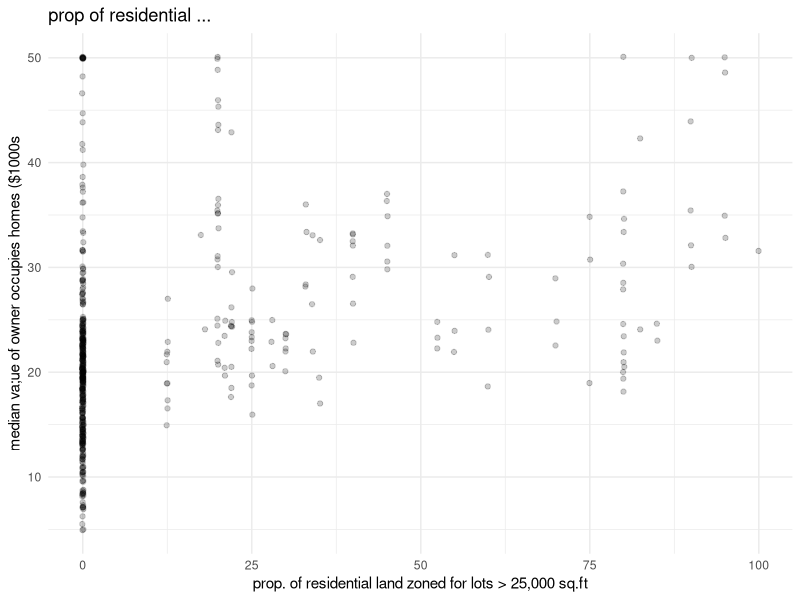
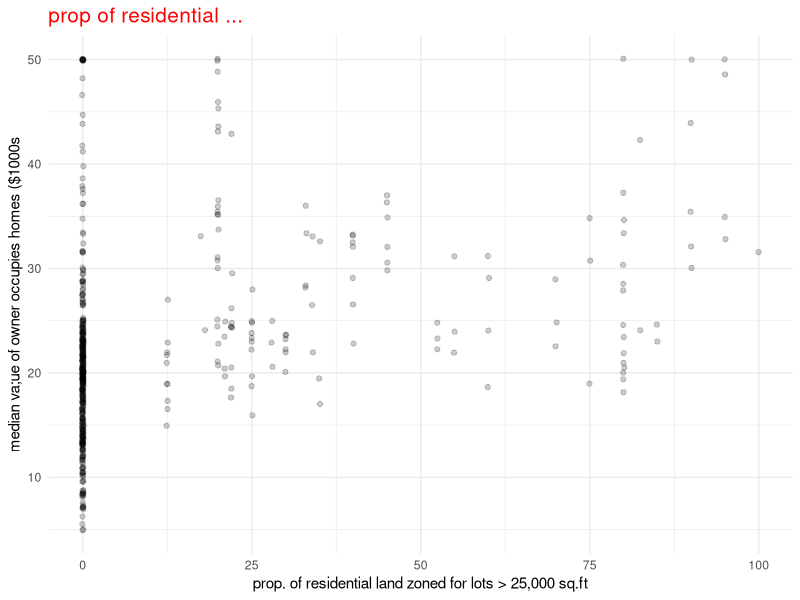
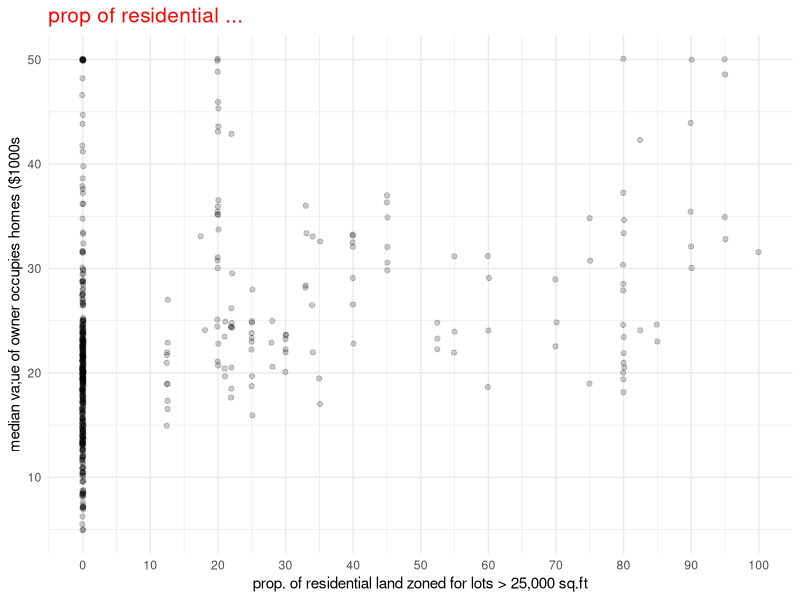
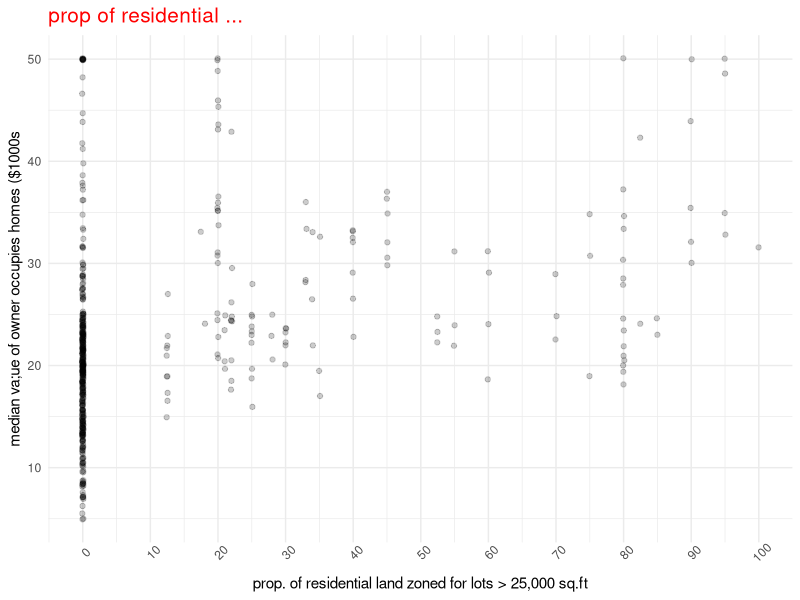
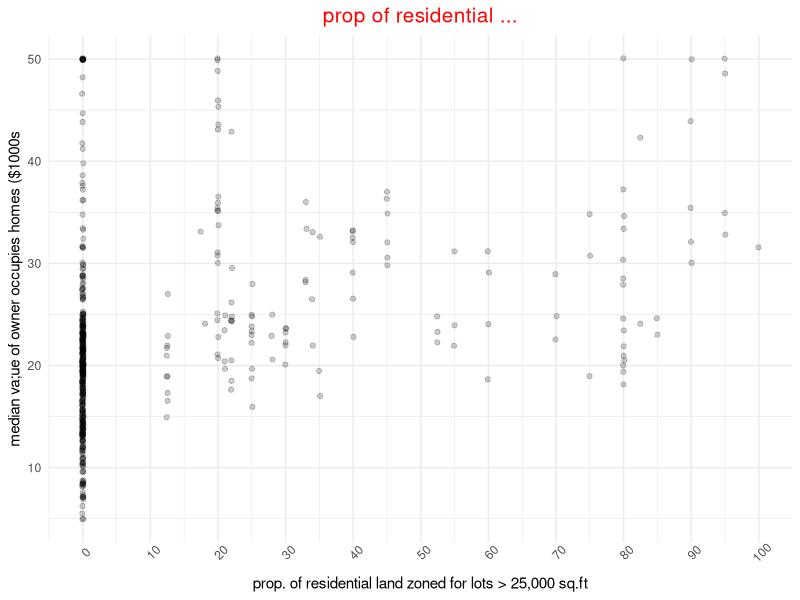
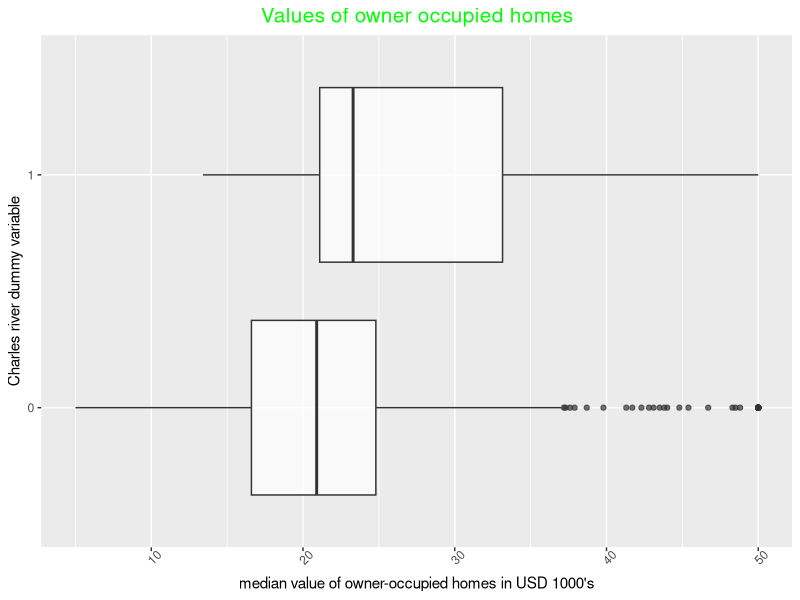

R code for these plots, in order:
## ---- chunk 1
library(mlbench)
library(ggplot2)
data(BostonHousing2)
## ---- chunk 2
ggplot(BostonHousing2, aes(x= zn, y= medv))+
  geom_point(alpha=0.2, position= position_jitter(width=0.1, height =0.1, seed= 0))+
  theme_minimal()+
  labs(x="prop. of residential land zoned for lots > 25,000 sq.ft",
       y = "median va;ue of owner occupies homes ($1000s",
       title= "prop of residential ...")
## ---- chunk 3
ggplot(BostonHousing2, aes(x= zn, y= medv))+
  geom_point(alpha=0.2, position= position_jitter(width=0.1, height =0.1, seed= 0))+
  theme_minimal()+
  labs(x="prop. of residential land zoned for lots > 25,000 sq.ft",
       y = "median va;ue of owner occupies homes ($1000s",
       title= "prop of residential ...")+
  theme(plot.title= element_text(size= 15, color = "red"))

## ---- chunk 4
ggplot(BostonHousing2, aes(x= zn, y= medv))+
  geom_point(alpha=0.2, position= position_jitter(width=0.1, height =0.1, seed= 0))+
  theme_minimal()+
  labs(x="prop. of residential land zoned for lots > 25,000 sq.ft",
       y = "median va;ue of owner occupies homes ($1000s",
       title= "prop of residential ...")+
  theme(plot.title= element_text(size= 15, color = "red"))+
  scale_x_continuous(breaks= seq(0,100, by = 10))
## ---- chunk 5
ggplot(BostonHousing2, aes(x= zn, y= medv))+
  geom_point(alpha=0.2, position= position_jitter(width=0.1, height =0.1, seed= 0))+
  theme_minimal()+
  labs(x="prop. of residential land zoned for lots > 25,000 sq.ft",
       y = "median va;ue of owner occupies homes ($1000s",
       title= "prop of residential ...")+
  theme(plot.title= element_text(size= 15, color = "red"),
        axis.text.x= element_text(angle= 45))+
  scale_x_continuous(breaks= seq(0,100, by = 10))

## ---- chunk 6
ggplot(BostonHousing2, aes(x= zn, y= medv))+
  geom_point(alpha=0.2, position= position_jitter(width=0.1, height =0.1, seed= 0))+
  theme_minimal()+
  labs(x="prop. of residential land zoned for lots > 25,000 sq.ft",
       y = "median va;ue of owner occupies homes ($1000s",
       title= "prop of residential ...")+
  theme(plot.title= element_text(size= 15, color = "red", hjust= 0.5),
        axis.text.x= element_text(angle= 45))+
  scale_x_continuous(breaks= seq(0,100, by = 10))
## ---- chunk 7
ggplot(BostonHousing2, aes(x = medv, y = chas))+
  geom_boxplot(alpha = 0.7) +
  labs(x = "median value of owner-occupied homes in USD 1000's",y = "Charles river dummy variable", title= "Values of owner occupied homes")+
  theme(plot.title= element_text(size= 15, color = "green", hjust= 0.5),
        axis.text.x= element_text(angle= 45))+
  scale_x_continuous(breaks= seq(0,100, by = 10))

